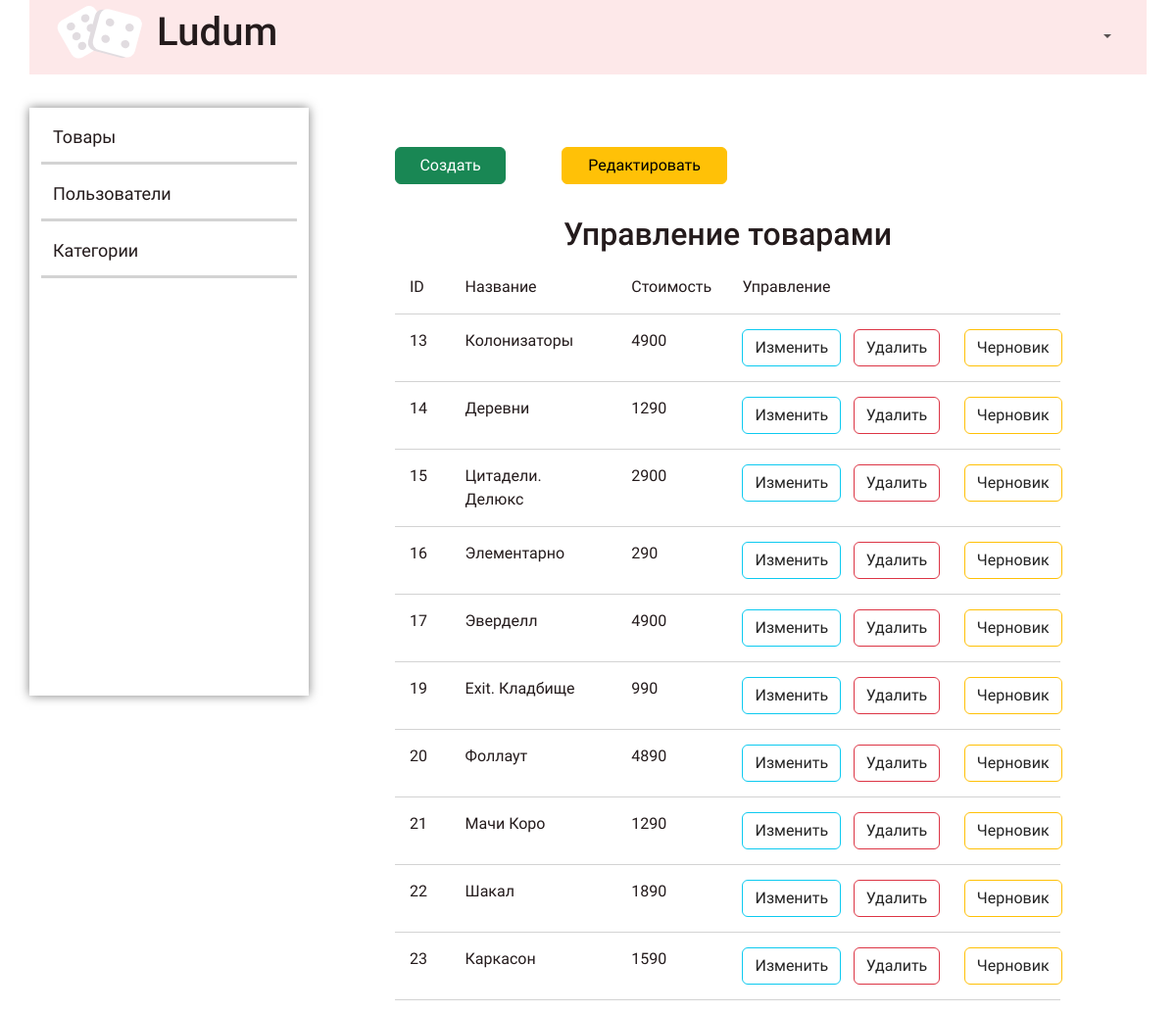
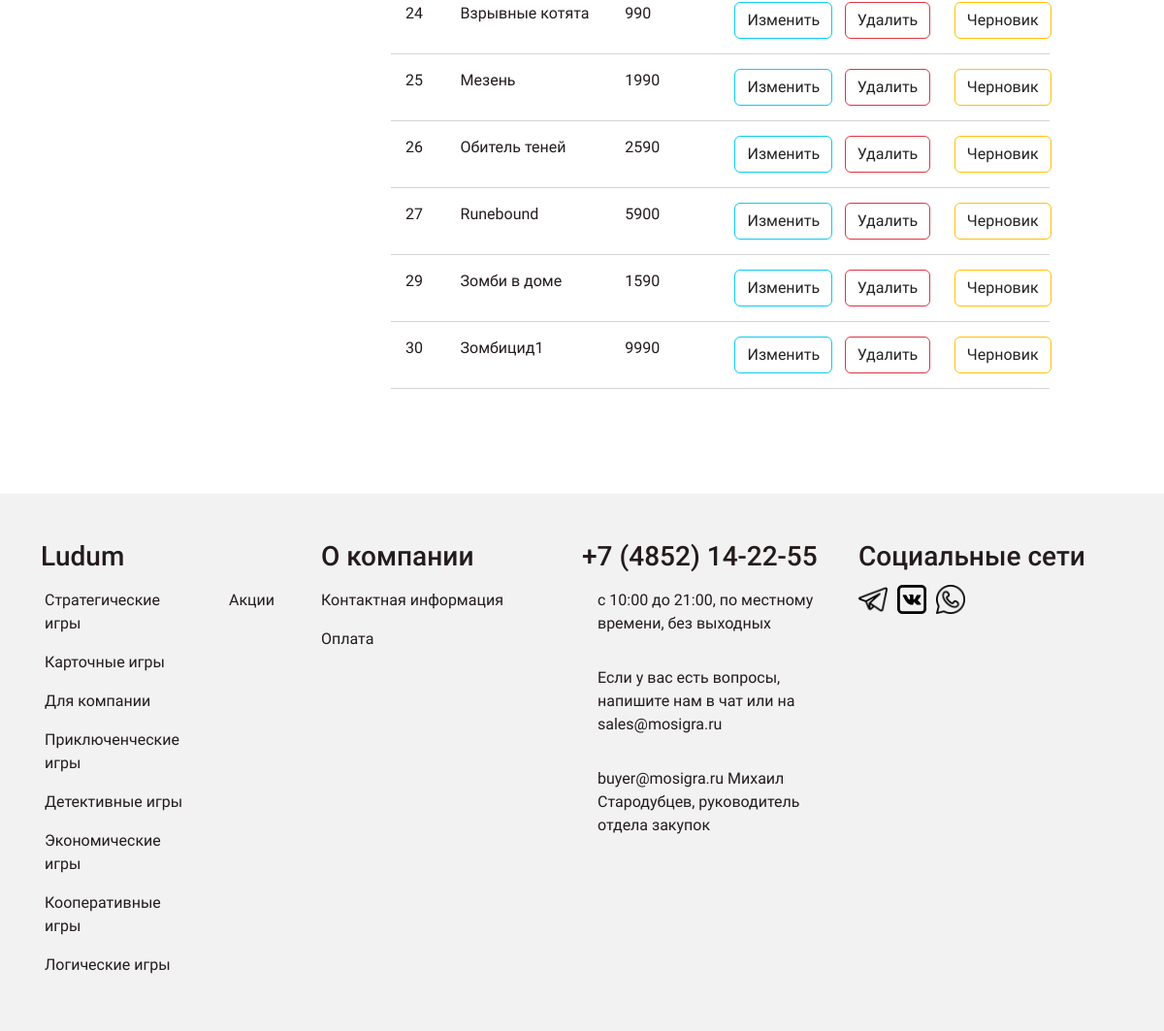
/admin/posts/index.php, run on the app's committed database (2 pictures, top to bottom).
### tables this page shows
CREATE TABLE `games` (
  `id` int(11) NOT NULL,
  `image` varchar(255) NOT NULL,
  `name` varchar(255) NOT NULL,
  `price` int(11) NOT NULL,
  `description` text NOT NULL,
  `rules` text DEFAULT NULL,
  `characteristic` text DEFAULT NULL,
  `id_category` int(11) NOT NULL,
  `status` int(11) NOT NULL DEFAULT 1,
  `storage` int(11) DEFAULT 100
);

CREATE TABLE `category` (
  `id` int(11) NOT NULL,
  `name` varchar(128) NOT NULL,
  `description` varchar(256) NOT NULL
);

### app/database/db.php (called while the page is built, shortened)
<?php
require('connect.php');
function dbCheckError($query){
    $errInfo = $query->errorInfo();
    return true;
}
function selectAll($table, $params =[]){
    global $pdo;
    $sql = "SELECT * FROM $table";
    $query = $pdo->prepare($sql);
    $query->execute();
    return $query->fetchAll();
}

### app/controllers/posts.php (called while the page is built, shortened)
<?php
include SITE_ROOT . "/app/database/db.php";
$allCategory = selectAll('category');
$posts = selectAll('games');
?>

### admin/posts/index.php (the view, shortened to what this page needs)
<?php
    include("../../app/controllers/posts.php");
?>
<!DOCTYPE html>
<html lang="en">
<head>
    <link rel="stylesheet" type="text/css" href="../../css/bootstrap.min.css">
    <link rel="stylesheet" type="text/css" href="../../css/admin.css">
</head>
<body>
  <?php
    include("../../app/include/header-admin.php");
  ?>
  <div class="container">
    <?php include("../../app/include/sidebar-admin.php");?>
        <div class="posts col-9">
            <div class="row button">
                <a href="<?php echo BASE_URL . "admin/posts/create.php"; ?>" class="col-2 btn btn-success">Создать</a>
                <div class="col-1"></div>
                <a href="<?php echo BASE_URL . "admin/posts/index.php"; ?>" class="col-3 btn btn-warning">Редактировать</a>
            </div>
            <div class="row title-table">
                <h2>Управление товарами</h2>
                <div class="id col-1">ID</div>
                <div class="title col-3">Название</div>
                <div class="price col-2">Стоимость</div>
                <div class="red col-6">Управление</div>
            </div>
            <?php foreach ($posts as $key => $post):?>
            <div class="row post">
                <div class="id col-1"><?=$post['id']?></div>
                <div class="title col-3"><?=$post['name']?></div>
                <div class="price col-2"><?=$post['price']?></div>
                <div class="red col-2 "><a class="btn btn-outline-info" href="edit.php?id=<?=$post['id'];?>">Изменить</a></div>
                <div class="del col-2"><a class="btn btn-outline-danger" href="edit.php?delete_id=<?=$post['id'];?>">Удалить</a></div>
                <?php if ($post['status']):?>
                    <div class="del col-2"><a class="btn btn-outline-warning" href="edit.php?publish=0&pub_id=<?=$post['id'];?>">Черновик</a></div>
                <?php else: ?>
                    <div class="del col-2"><a class="btn btn-outline-warning" href="edit.php?publish=1&pub_id=<?=$post['id'];?>">Опубликовать</a></div>
                <?php endif; ?>
            </div>
            <?php endforeach;?>
        </div>
    </div>
  </div>
  <?php
    include("../../app/include/footer-admin.php");
  ?>
</body>
</html>

### app/include/footer-admin.php
<?php $allcat = selectAll('category'); ?>
<div class="container-fluid footer">
  <div class="container mt-2">
    <div class="row div_foot_row">
      <div class="d-none d-md-block col-md-3 py-5 ">
        <div class="row ">
          <h3>Ludum</h3>
          <div class="col-8 col-md-8 col-lg-8 div_foot_text">
            <ul class="nav flex-column footer__ul">
            <?php foreach($allcat as $key => $cat):?>
          <li class="nav-item">
            <a class="nav-link" href="<?=BASE_URL . 'category.php?id=' . $cat['id']; ?>"><?=$cat['name']; ?></a>
          </li>
          <?php endforeach; ?>
            </ul>
          </div>
          <div class="col-4 col-md-4 col-lg-4 div_foot_text">
            <ul class="nav flex-column footer__ul">
              <li class="nav-item">
                <a class="nav-link" href="#">Акции</a>
              </li>
            </ul>
          </div>
        </div>
      </div>
      <div class="d-none d-md-block col-md-3 py-5 foot__about div_foot_text">
      <h3>О компании</h3>
          <ul class="nav flex-column footer__ul">
            <li class="nav-item">
              <a class="nav-link" href="#">Контактная информация</a>
            </li>
            <li class="nav-item">
              <a class="nav-link" href="#">Оплата</a>
            </li>
          </ul>
      </div>
      <div class="col-12 col-sm-12 col-md-3 py-sm-4 py-md-5 div_foot_text foot_md">
        <h3>+7 (4852) 14-22-55</h3>
          <ul class="nav flex-column sidebar__ul ">
            <li class="nav-item">
              <p class="foot-p " >с 10:00 до 21:00, по местному времени, без выходных</p>
            </li>
            <li class="nav-item">
              <p class="foot-p" >Если у вас есть вопросы, напишите нам в чат или на sales@mosigra.ru</p>
            </li>
            <li class="nav-item">
              <p class="foot-p" >buyer@mosigra.ru Михаил Стародубцев, руководитель отдела закупок</p>
            </li>
          </ul>
      </div>
      <div class="col-sm-12 col-md-3 pb-sm-4 py-md-5 div_foot_text foot_md">
        <h3>Социальные сети</h3>
          <ul class="nav flex-row sidebar__ul foot_social">
            <li class="nav-item ">
              <a class="nav-link " href="#">
                <img src="<?php echo BASE_URL?>image/telegram.png" class=" d-inline-block " width="30" height="30" alt="Аккаунт" loading="lazy">
              </a>
            </li>
            <li class="nav-item">
              <a class="nav-link" href="#">
                <img src="<?php echo BASE_URL?>image/vk.png" class=" d-inline-block" width="30" height="30" alt="Аккаунт" loading="lazy">
              </a>
            </li>
            <li class="nav-item">
              <a class="nav-link" href="#">
                <img src="<?php echo BASE_URL?>image/watsaap.png" class=" d-inline-block" width="30" height="30" alt="Аккаунт" loading="lazy">
              </a>
            </li>
          </ul>
      </div>
    </div>
  </div>
  </div>

### css/admin.css (style rules this page uses)
* { margin: 0; padding: 0; font-family: 'Roboto','sans-serif','Helvetica'; color: #241B1C; }
body { background-color: white; min-width: 510px; }
@media screen and (min-width: 520px) { .div_foot_text .nav { --bs-nav-link-color: #241B1C; --bs-nav-link-hover-color: #241B1C; } }
@media (min-width: 576px) { .sidebar__ul { --bs-nav-link-hover-color: #FE9FA1; --bs-nav-link-color: #241B1C; } }
@media (min-width: 576px) { .sidebar__ul li a { color: #241B1C; } }
@media (min-width: 576px) { .footer { background-color: #f2f2f2; } }
@media (min-width: 576px) { .foot_md { text-align: center; } }
@media (min-width: 576px) { .foot_social { display: flex; justify-content: space-evenly; } }
@media (min-width: 768px) { .sidebar__ul { --bs-nav-link-hover-color: #FE9FA1; --bs-nav-link-color: #241B1C; } }
@media (min-width: 768px) { .sidebar__ul li a { font-size: 12px; color: #241B1C; padding: 4px 0px; } }
@media (min-width: 768px) { .div_foot_row h3 { font-size: calc(0.8rem + .6vw) !important; } }
@media (min-width: 768px) { .footer__ul li a { text-decoration: none; color: #241B1C; font-size: 12px; } }
@media (min-width: 768px) { .foot-p { font-size: 12px; } }
@media (min-width: 768px) { .foot__about { padding-left: 2rem; } }
@media (min-width: 768px) { .foot__about h3 { padding-left: 16px; } }
@media (min-width: 768px) { .div_foot_row .row > * { padding-right: 0; } }
@media (min-width: 768px) { .div_foot_text { padding: 0; } }
@media (min-width: 768px) { .foot_social li a { margin: 0 10px 0 0; } }
@media (min-width: 768px) { .foot_md { text-align: left ; } }
@media (min-width: 768px) { .foot_social { display: flex; justify-content: flex-start; } }
@media (min-width: 992px) { .div_foot_row h3 { font-size: calc(1rem + .6vw) !important; } }
@media (min-width: 992px) { .footer__ul li a { text-decoration: none; color: #241B1C; font-size: 14px; } }
@media (min-width: 992px) { .foot-p { font-size: 14px; } }
@media (min-width: 992px) { .foot__about { padding-left: 3rem; } }
@media (min-width: 992px) { .foot__about h3 { padding-left: 16px; } }
@media (min-width: 992px) { .div_foot_row .row > * { padding-right: 0; } }
@media (min-width: 992px) { .div_foot_text { padding: 0; } }
@media (min-width: 992px) { .foot_md { text-align: left; } }
@media screen and (min-width:1200px) { .nav-link { font-size: 16px; } }
@media screen and (min-width:1200px) { .posts { height: 100%; padding: 40px 100px 100px; overflow-y: scroll; } }
@media screen and (min-width:1200px) { .posts h2 { text-align: center; margin: 2rem 0 0.5rem; } }
@media screen and (min-width:1200px) { .posts .title-table div { padding: 15px; text-align: left; border-bottom: 1px solid #d3d3d3; } }
@media screen and (min-width:1200px) { .posts .post div { padding: 15px; text-align: left; border-bottom: 1px solid #d3d3d3; } }
@media screen and (min-width:1200px) { .posts .post .red a { color: #242424; } }
@media screen and (min-width:1200px) { .posts .post .del a { color: #242424; } }
@media screen and (min-width:1200px) { .sidebar__ul { --bs-nav-link-hover-color: #FE9FA1; --bs-nav-link-color: #241B1C; } }
@media screen and (min-width:1200px) { .sidebar__ul li { padding: 0; } }
@media screen and (min-width:1200px) { .sidebar__ul li a { font-size: 18px; color: #241B1C; } }
@media screen and (min-width:1200px) { .foot-p { font-size: 16px; margin: 0 0 16px; padding: 8px 16px; } }
@media screen and (min-width:1200px) { .div_foot_row h3 { font-size: calc(1.3rem + .6vw) !important; } }
@media screen and (min-width:1200px) { .footer__ul li a { text-decoration: none; color: #241B1C; font-size: 16px; } }
@media screen and (min-width:1200px) { .div_foot_text .nav { --bs-nav-link-color: #241B1C; --bs-nav-link-hover-color: #241B1C; } }
@media screen and (min-width:1200px) { .foot-p { font-size: 16px; } }
@media screen and (min-width:1200px) { .foot__about { padding-left: 3rem; } }
@media screen and (min-width:1200px) { .div_foot_row .row > * { padding-right: 0; } }
@media screen and (min-width:1200px) { .div_foot_text { padding: 0; } }

### data on the page
games: id "13", name "Колонизаторы", price "4900"
games: id "14", name "Деревни", price "1290"
games: id "15", name "Цитадели. Делюкс", price "2900"
games: id "16", name "Элементарно", price "290"
games: id "17", name "Эверделл", price "4900"
games: id "19", name "Exit. Кладбище", price "990"
games: id "20", name "Фоллаут", price "4890"
games: id "21", name "Мачи Коро", price "1290"
games: id "22", name "Шакал", price "1890"
games: id "23", name "Каркасон", price "1590"
games: id "24", name "Взрывные котята", price "990"
games: id "25", name "Мезень", price "1990"
games: id "26", name "Обитель теней", price "2590"
games: id "27", name "Runebound", price "5900"
games: id "29", name "Зомби в доме", price "1590"
games: id "30", name "Зомбицид1", price "9990"
category: name "Стратегические игры"
category: name "Карточные игры"
category: name "Для компании"
category: name "Приключенческие игры"
category: name "Детективные игры"
category: name "Экономические игры"
category: name "Кооперативные игры"
category: name "Логические игры"
